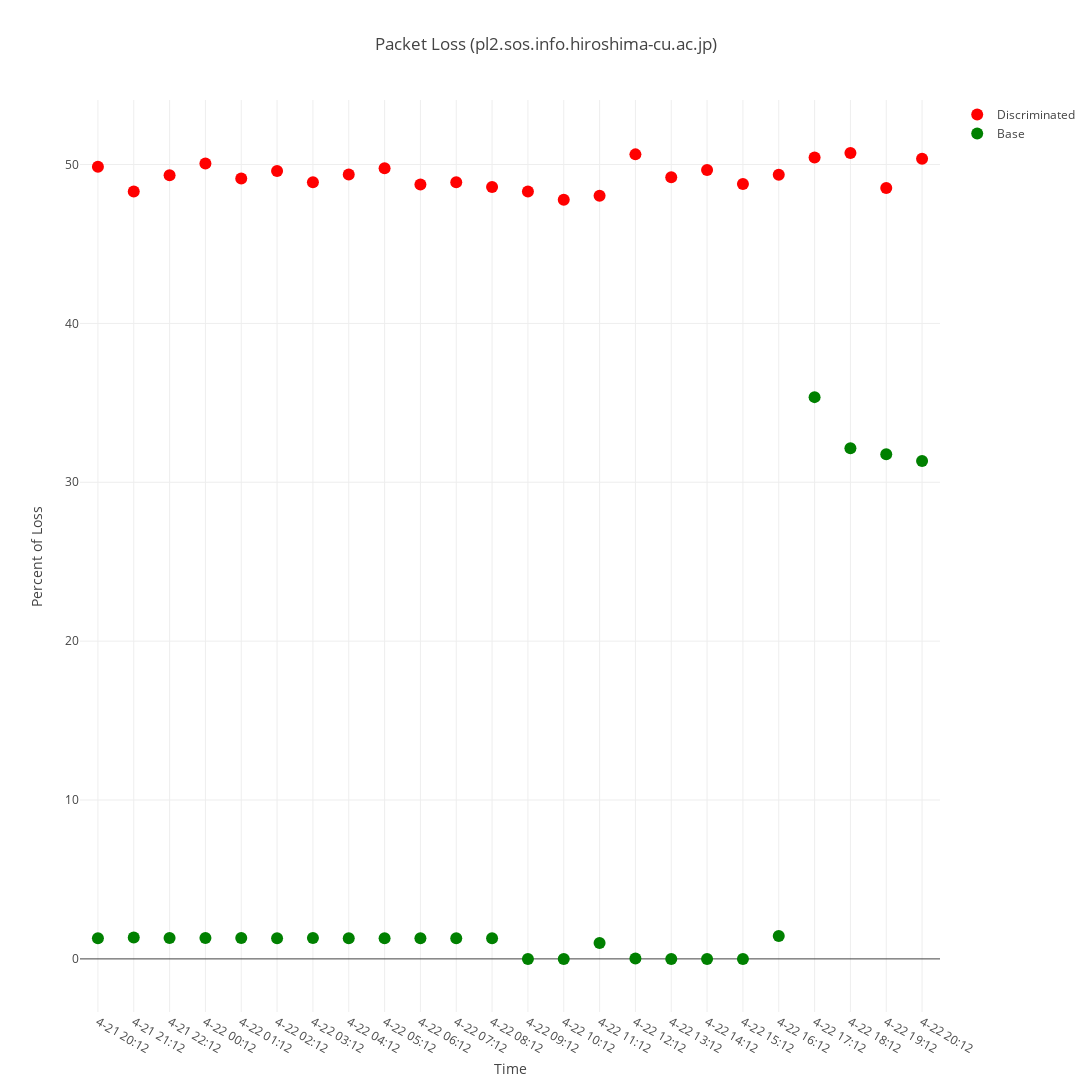

Notebook source saved alongside this figure:
### Code cell
trace1 = {"x":x_axis, "y":y_axis, "marker": {"color": "red", "size": 12},
          "mode": "markers",
          "name": "Discriminated",
          "type": "scatter"}


trace2 = {"x":x_axis, "y":z_axis, "marker": {"color": "green", "size": 12},
          "mode": "markers",
          "name": "Base",
          "type": "scatter"}



data = [trace1, trace2]

layout = {"title": "Packet Loss (pl2.sos.info.hiroshima-cu.ac.jp)",
          "xaxis": {"title": "Time", },
          "yaxis": {"title": "Percent of Loss"}}

layout = go.Layout(
    width = 2500,
    height = 2500,
    xaxis=dict(
        title = "Time",
        range=[16.5, 40.5]
    ),
    yaxis=dict(title="Percent of Loss"),
    
    title='Packet Loss (pl2.sos.info.hiroshima-cu.ac.jp)',
)

fig = go.Figure(data=data, layout=layout)

py.iplot(fig, filename='basic_dot-plot',image='png')

### Figure 1 — Plotly figure (JSON) as saved in the notebook; plotly's stock layout.template omitted (floating-point values rounded to 4 significant figures)
{"data": [{"marker": {"color": "red", "size": 12}, "mode": "markers", "name": "Discriminated", "type": "scatter", "x": ["4-20 16:49", "4-20 17:49", "4-20 18:49", "4-20 19:48", "4-20 20:48", "4-20 21:48", "4-20 22:48", "4-20 23:48", "4-21 00:48", "4-21 01:48", "4-21 02:48", "4-21 03:48", "4-21 05:16", "4-21 16:12", "4-21 17:12", "4-21 18:12", "4-21 19:12", "4-21 20:12", "4-21 21:12", "4-21 22:12", "4-22 00:12", "4-22 01:12", "4-22 02:12", "4-22 03:12", "4-22 04:12", "4-22 05:12", "4-22 06:12", "4-22 07:12", "4-22 08:12", "4-22 09:12", "4-22 10:12", "4-22 11:12", "4-22 12:12", "4-22 13:12", "4-22 14:12", "4-22 15:12", "4-22 16:12", "4-22 17:12", "4-22 18:12", "4-22 19:12", "4-22 20:12", "4-22 21:12", "4-22 22:12", "4-22 23:12"], "y": ["0.0", "4.94", "0.0", "50.22", "50.06", "49.76", "47.9", "48.5", "48.78", "49.2", "48.58", "48.48", "0.0", "49.06", "49.02", "49.86", "49.12", "49.86", "48.3", "49.32", "50.06", "49.12", "49.6", "48.88", "49.38", "49.76", "48.74", "48.88", "48.58", "48.3", "47.78", "48.04", "50.64", "49.2", "49.66", "48.78", "49.36", "50.44", "50.72", "48.52", "50.36", "49.76", "50.3", "48.58"]}, {"marker": {"color": "green", "size": 12}, "mode": "markers", "name": "Base", "type": "scatter", "x": ["4-20 16:49", "4-20 17:49", "4-20 18:49", "4-20 19:48", "4-20 20:48", "4-20 21:48", "4-20 22:48", "4-20 23:48", "4-21 00:48", "4-21 01:48", "4-21 02:48", "4-21 03:48", "4-21 05:16", "4-21 16:12", "4-21 17:12", "4-21 18:12", "4-21 19:12", "4-21 20:12", "4-21 21:12", "4-21 22:12", "4-22 00:12", "4-22 01:12", "4-22 02:12", "4-22 03:12", "4-22 04:12", "4-22 05:12", "4-22 06:12", "4-22 07:12", "4-22 08:12", "4-22 09:12", "4-22 10:12", "4-22 11:12", "4-22 12:12", "4-22 13:12", "4-22 14:12", "4-22 15:12", "4-22 16:12", "4-22 17:12", "4-22 18:12", "4-22 19:12", "4-22 20:12", "4-22 21:12", "4-22 22:12", "4-22 23:12"], "y": ["1.32", "1.34", "1.3", "1.3", "1.32", "1.32", "1.3", "1.32", "1.3", "1.32", "1.3", "1.32", "0.0", "1.3", "1.3", "5.94", "1.3", "1.3", "1.34", "1.32", "1.32", "1.32", "1.3", "1.32", "1.3", "1.3", "1.3", "1.3", "1.3", "0.0", "0.0", "1.0", "0.02", "0.0", "0.0", "0.0", "1.44", "35.36", "32.14", "31.76", "31.34", "32.64", "31.54", "32.2"]}], "layout": {"height": 2500, "title": "Packet Loss (pl2.sos.info.hiroshima-cu.ac.jp)", "width": 2500, "xaxis": {"range": [16.5, 40.5], "title": "Time"}, "yaxis": {"title": "Percent of Loss"}}}
